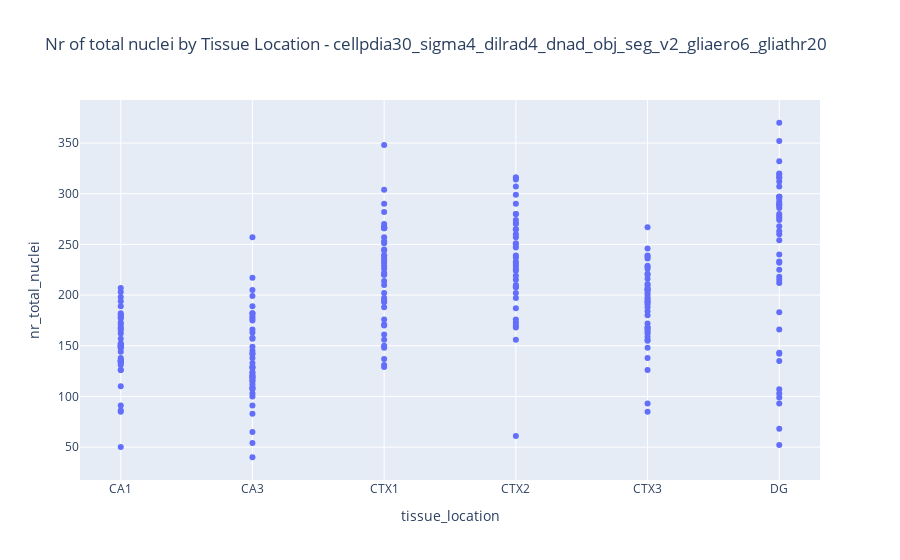

The cell this chart's notebook holds for it:
### Code cell
# Create the plot
fig = px.scatter(df, x='tissue_location', y='nr_total_nuclei',
                 hover_data=['staining_id','index'], title=f'Nr of total nuclei by Tissue Location - {title}')

# Show the plot
fig.show()

### Figure 1 — Plotly figure (JSON) as saved in the notebook; plotly's stock layout.template omitted (floating-point values rounded to 4 significant figures; data arrays with more than 128 entries replaced by an {"elided": "..."} marker saying what was removed)
{"data": [{"customdata": {"elided": "252x2 int values"}, "hovertemplate": "tissue_location=%{x}<br>nr_total_nuclei=%{y}<br>staining_id=%{customdata[0]}<br>index=%{customdata[1]}<extra></extra>", "legendgroup": "", "marker": {"color": "#636efa", "symbol": "circle"}, "mode": "markers", "name": "", "orientation": "v", "showlegend": false, "type": "scatter", "x": {"elided": "252 str values"}, "xaxis": "x", "y": {"elided": "252 int values"}, "yaxis": "y"}], "layout": {"legend": {"tracegroupgap": 0}, "title": {"text": "Nr of total nuclei by Tissue Location - cellpdia30_sigma4_dilrad4_dnad_obj_seg_v2_gliaero6_gliathr20"}, "xaxis": {"anchor": "y", "domain": [0, 1], "title": {"text": "tissue_location"}}, "yaxis": {"anchor": "x", "domain": [0, 1], "title": {"text": "nr_total_nuclei"}}}}
